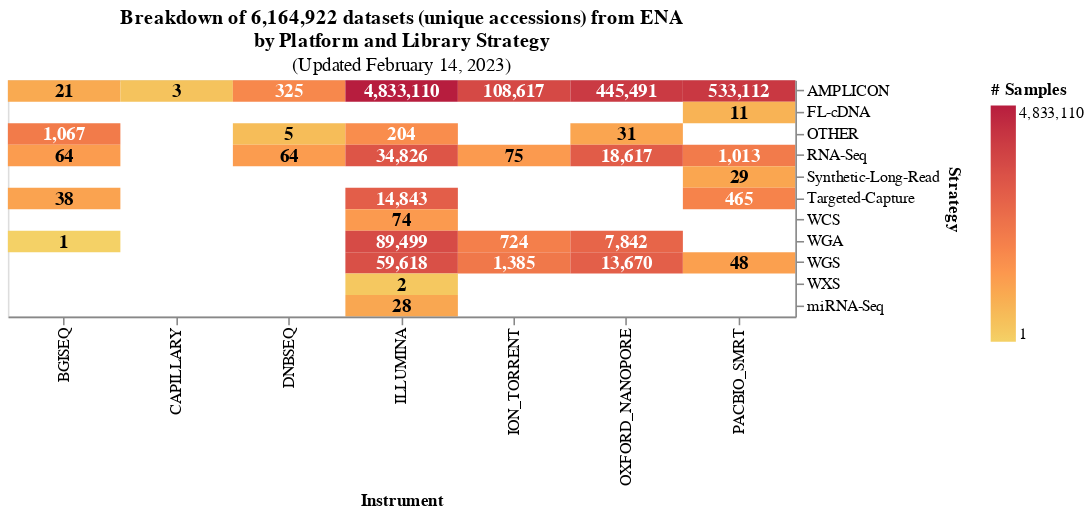

Here is the notebook cell this chart was saved with:
### Code cell
grid1 + text1

### Figure 1 — Vega-Lite specification as saved in the notebook (floating-point values rounded to 4 significant figures)
{"config": {"view": {"continuousWidth": 400, "continuousHeight": 300}}, "layer": [{"mark": {"type": "rect", "opacity": 1}, "encoding": {"color": {"field": "run_accession", "scale": {"scheme": "goldred", "type": "log"}, "title": "# Samples", "type": "quantitative"}, "tooltip": [{"field": "instrument_platform", "title": "Machine", "type": "nominal"}, {"field": "run_accession", "title": "Number of runs", "type": "quantitative"}, {"field": "library_strategy", "title": "Protocol", "type": "nominal"}], "x": {"field": "instrument_platform", "title": "Instrument", "type": "nominal"}, "y": {"axis": {"orient": "right"}, "field": "library_strategy", "title": "Strategy", "type": "nominal"}}, "height": 150, "title": {"text": ["Breakdown of 6,164,922 datasets (unique accessions) from ENA", "by Platform and Library Strategy"], "subtitle": "(Updated February 14, 2023)"}, "width": 500}, {"mark": {"type": "text", "align": "center", "baseline": "middle", "fontSize": 12, "fontWeight": "bold"}, "encoding": {"color": {"condition": {"value": "white", "test": "(datum.run_accession > 200)"}, "value": "black"}, "text": {"field": "run_accession", "format": ",.0f", "type": "quantitative"}, "tooltip": [{"field": "instrument_platform", "title": "Machine", "type": "nominal"}, {"field": "run_accession", "title": "Number of runs", "type": "quantitative"}, {"field": "library_strategy", "title": "Protocol", "type": "nominal"}], "x": {"field": "instrument_platform", "title": "Instrument", "type": "nominal"}, "y": {"axis": {"orient": "right"}, "field": "library_strategy", "title": "Strategy", "type": "nominal"}}, "height": 150, "title": {"text": ["Breakdown of 6,164,922 datasets (unique accessions) from ENA", "by Platform and Library Strategy"], "subtitle": "(Updated February 14, 2023)"}, "width": 500}], "data": {"name": "data-9da197cec4ddf3332c0c1c66ca8c87cd"}, "$schema": "https://vega.github.io/schema/vega-lite/v4.17.0.json", "datasets": {"data-9da197cec4ddf3332c0c1c66ca8c87cd": [{"instrument_platform": "BGISEQ", "library_strategy": "AMPLICON", "run_accession": 21}, {"instrument_platform": "BGISEQ", "library_strategy": "OTHER", "run_accession": 1067}, {"instrument_platform": "BGISEQ", "library_strategy": "RNA-Seq", "run_accession": 64}, {"instrument_platform": "BGISEQ", "library_strategy": "Targeted-Capture", "run_accession": 38}, {"instrument_platform": "BGISEQ", "library_strategy": "WGA", "run_accession": 1}, {"instrument_platform": "CAPILLARY", "library_strategy": "AMPLICON", "run_accession": 3}, {"instrument_platform": "DNBSEQ", "library_strategy": "AMPLICON", "run_accession": 325}, {"instrument_platform": "DNBSEQ", "library_strategy": "OTHER", "run_accession": 5}, {"instrument_platform": "DNBSEQ", "library_strategy": "RNA-Seq", "run_accession": 64}, {"instrument_platform": "ILLUMINA", "library_strategy": "AMPLICON", "run_accession": 4833110}, {"instrument_platform": "ILLUMINA", "library_strategy": "OTHER", "run_accession": 204}, {"instrument_platform": "ILLUMINA", "library_strategy": "RNA-Seq", "run_accession": 34826}, {"instrument_platform": "ILLUMINA", "library_strategy": "Targeted-Capture", "run_accession": 14843}, {"instrument_platform": "ILLUMINA", "library_strategy": "WCS", "run_accession": 74}, {"instrument_platform": "ILLUMINA", "library_strategy": "WGA", "run_accession": 89499}, {"instrument_platform": "ILLUMINA", "library_strategy": "WGS", "run_accession": 59618}, {"instrument_platform": "ILLUMINA", "library_strategy": "WXS", "run_accession": 2}, {"instrument_platform": "ILLUMINA", "library_strategy": "miRNA-Seq", "run_accession": 28}, {"instrument_platform": "ION_TORRENT", "library_strategy": "AMPLICON", "run_accession": 108617}, {"instrument_platform": "ION_TORRENT", "library_strategy": "RNA-Seq", "run_accession": 75}, {"instrument_platform": "ION_TORRENT", "library_strategy": "WGA", "run_accession": 724}, {"instrument_platform": "ION_TORRENT", "library_strategy": "WGS", "run_accession": 1385}, {"instrument_platform": "OXFORD_NANOPORE", "library_strategy": "AMPLICON", "run_accession": 445491}, {"instrument_platform": "OXFORD_NANOPORE", "library_strategy": "OTHER", "run_accession": 31}, {"instrument_platform": "OXFORD_NANOPORE", "library_strategy": "RNA-Seq", "run_accession": 18617}, {"instrument_platform": "OXFORD_NANOPORE", "library_strategy": "WGA", "run_accession": 7842}, {"instrument_platform": "OXFORD_NANOPORE", "library_strategy": "WGS", "run_accession": 13670}, {"instrument_platform": "PACBIO_SMRT", "library_strategy": "AMPLICON", "run_accession": 533112}, {"instrument_platform": "PACBIO_SMRT", "library_strategy": "FL-cDNA", "run_accession": 11}, {"instrument_platform": "PACBIO_SMRT", "library_strategy": "RNA-Seq", "run_accession": 1013}, {"instrument_platform": "PACBIO_SMRT", "library_strategy": "Synthetic-Long-Read", "run_accession": 29}, {"instrument_platform": "PACBIO_SMRT", "library_strategy": "Targeted-Capture", "run_accession": 465}, {"instrument_platform": "PACBIO_SMRT", "library_strategy": "WGS", "run_accession": 48}]}}
